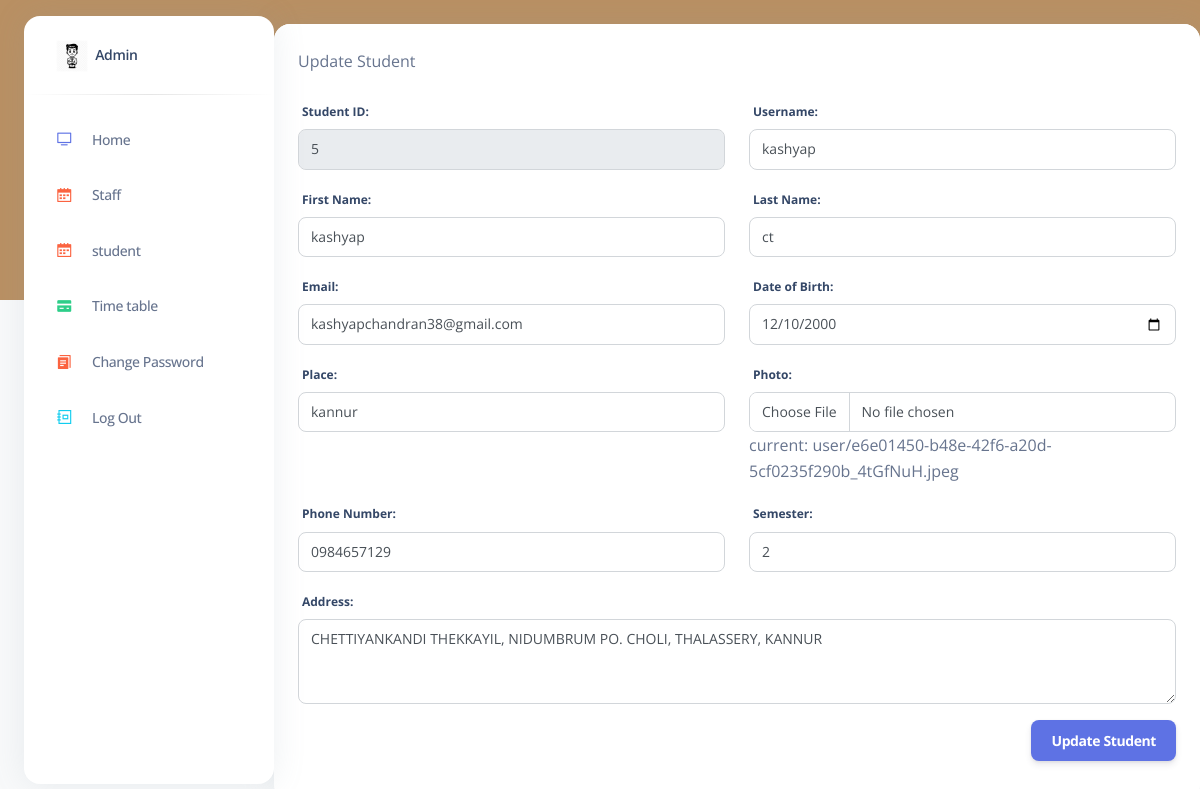
Screenshot of /students/update/5/ with the database file from the repository.
### adminapp/models.py (models this page shows)
class User(AbstractUser):
    is_fac= models.BooleanField(default=False)
    is_stud = models.BooleanField(default=False)
    phone_number = models.CharField(max_length=12,null=True,blank=True)
    dob=models.DateField(null=True,blank=True)
    place= models.CharField(max_length=100,null=True,blank=True)
    state = models.CharField(max_length=30,null=True,blank=True)
    image = models.ImageField(upload_to="user/",null=True,blank=True)
    semester=models.CharField(max_length=50,null=True,blank=True)
    address=models.CharField(max_length=150,null=True,blank=True)

### adminapp/views.py (the view, shortened to what this page needs)
# urls.py: path('students/update/<int:student_id>/',views.update_student, name='updatestudent'),
def update_student(request, student_id):
    student = get_object_or_404(User, id=student_id)
    return render(request, 'admin_app/pages/editstud.html', {'student': student})

### templates/admin_app/pages/editstud.html (shortened to what this page needs)
{% extends "admin_app/components/base.html" %}
{% load static %}
{% block content %}
{% include 'admin_app/components/header.html' %}
<div class="row">
    <div class="col-md-12">
        <div class="card">
            <div class="card-header pb-0">
                <div class="d-flex align-items-center">
                    <p class="mb-0">Update Student</p>
                </div>
            </div>
            <div class="card-body">
                <form method="post" enctype="multipart/form-data">
                    <div class="row">
                        <div class="col-md-6">
                            <div class="form-group">
                                <label for="id_studid" class="form-control-label">Student ID:</label>
                                <input type="text" name="studid" id="id_studid" class="form-control" value="{{ student.id }}" readonly>
                            </div>
                        </div>
                        <div class="col-md-6">
                            <div class="form-group">
                                <label for="id_username" class="form-control-label">Username:</label>
                                <input type="text" name="username" id="id_username" class="form-control" value="{{ student.username }}" required>
                            </div>
                        </div>
                        <div class="col-md-6">
                            <div class="form-group">
                                <label for="id_firstname" class="form-control-label">First Name:</label>
                                <input type="text" name="firstname" id="id_firstname" class="form-control" value="{{ student.first_name }}" required>
                            </div>
                        </div>
                        <div class="col-md-6">
                            <div class="form-group">
                                <label for="id_lastname" class="form-control-label">Last Name:</label>
                                <input type="text" name="lastname" id="id_lastname" class="form-control" value="{{ student.last_name }}" required>
                            </div>
                        </div>
                        <div class="col-md-6">
                            <div class="form-group">
                                <label for="id_email" class="form-control-label">Email:</label>
                                <input type="email" name="email" id="id_email" class="form-control" value="{{ student.email }}" required>
                            </div>
                        </div>
                        <div class="col-md-6">
                            <div class="form-group">
                                <label for="id_dob" class="form-control-label">Date of Birth:</label>
                                <input type="date" name="dob" id="id_dob" class="form-control" value="{{ student.dob|date:'Y-m-d' }}" required>
                            </div>
                        </div>
                        <div class="col-md-6">
                            <div class="form-group">
                                <label for="id_place" class="form-control-label">Place:</label>
                                <input type="text" name="place" id="id_place" class="form-control" value="{{ student.place }}" required>
                            </div>
                        </div>
                        <div class="col-md-6">
                            <div class="form-group">
                                <label for="id_photo" class="form-control-label">Photo:</label>
                                <input type="file" name="photo" id="id_photo" class="form-control" accept="image/*">
                                <p class="text-muted">current: {{ student.image }}</p>
                            </div>
                        </div>
                        <div class="col-md-6">
                            <div class="form-group">
                                <label for="id_phoneno" class="form-control-label">Phone Number:</label>
                                <input type="tel" name="phoneno" id="id_phoneno" class="form-control" value="{{ student.phone_number }}" required>
                            </div>
                        </div>
                        <div class="col-md-6">
                            <div class="form-group">
                                <label for="id_semester" class="form-control-label">Semester:</label>
                                <input type="tel" name="semester" id="id_semester" class="form-control" value="{{ student.semester }}" required>
                            </div>
                        </div>
                        <div class="col-md-12">
                            <div class="form-group">
                                <label for="id_address" class="form-control-label">Address:</label>
                                <textarea name="address" id="id_address" class="form-control" rows="3" required>{{ student.address }}</textarea>
                            </div>
                        </div>
                        <div class="col-md-12 d-flex justify-content-end">
                            <button class="btn btn-primary" type="submit">Update Student</button>
                        </div>
                    </div>
                </form>
            </div>
        </div>
    </div>
</div>
{% endblock content %}

### rows the page displays
User: studid "5", username "kashyap", firstname "kashyap", lastname "ct", email "kashyapchandran38@gmail.com", dob "12/10/2000", place "kannur", image "user/e6e01450-b48e-42f6-a20d-5cf0235f290b_4tGfNuH.jpeg", phoneno "0984657129", semester "2", address "CHETTIYANKANDI THEKKAYIL, NIDUMBRUM PO. CHOLI, THALASSERY, KANNUR"
